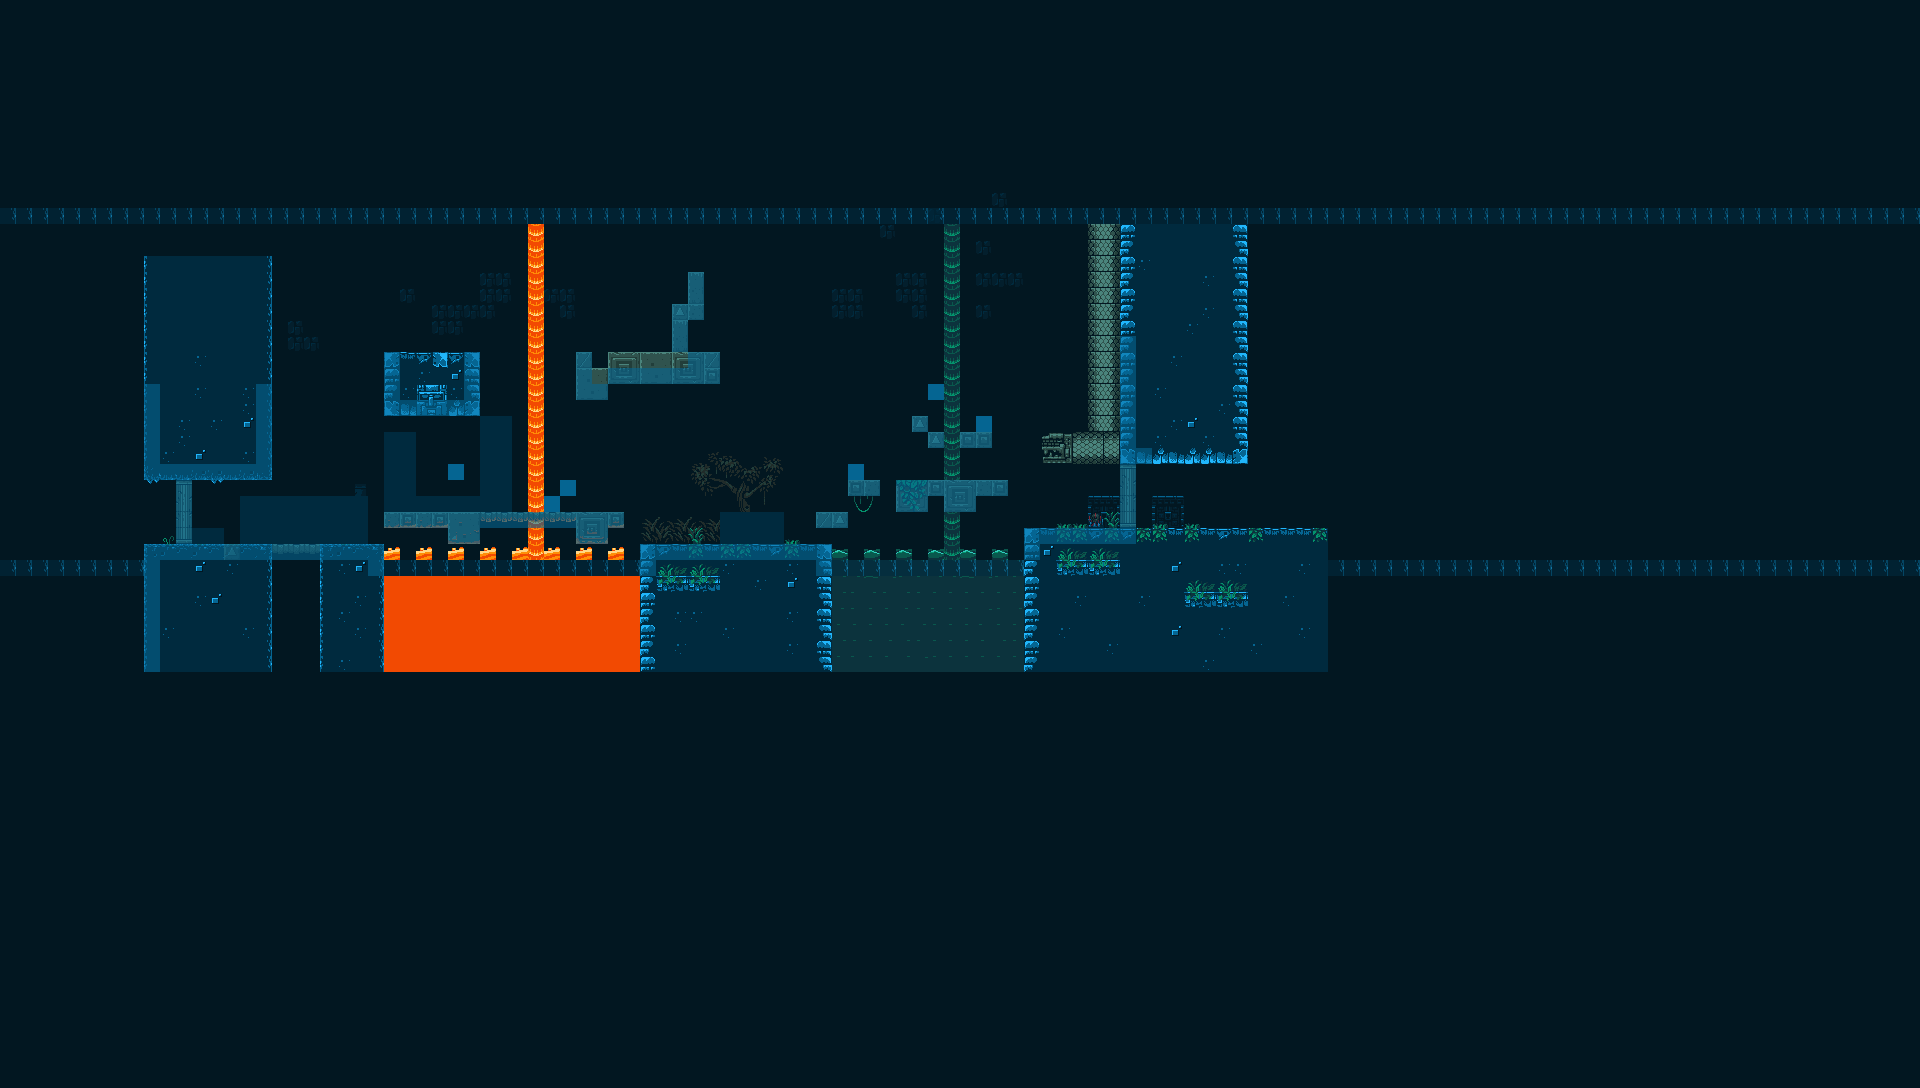

This game map was drawn from its Tiled (.tmx) file and the tilesets committed beside it. A one-line description and the trimmed map source follow:
An orthogonal 120x68 tile map with 16x16 px tiles, 8 tile layers (background, parallax, ground2, ground, ...), 2 tilesets.

<map version="1.0" orientation="orthogonal" renderorder="left-up" width="120" height="68" tilewidth="16" tileheight="16" nextobjectid="1">
 <tileset firstgid="1" name="environment-tiles" tilewidth="16" tileheight="16" tilecount="672" columns="42">
  <image source="environment-tiles.png" width="672" height="256" />
  <tile id="42">
   <properties>
    <property name="collider" type="bool" value="true" />
   </properties>
  </tile>
  <tile id="126">
   <properties>
    <property name="SLIME" type="bool" value="true" />
   </properties>
  </tile>
  <tile id="166">
   <properties>
    <property name="endLvl" type="bool" value="true" />
   </properties>
  </tile>
  <tile id="433">
   <properties>
    <property name="spawn" type="bool" value="true" />
   </properties>
  </tile>
  <tile id="588">
   <properties>
    <property name="COIN" type="bool" value="true" />
   </properties>
  </tile>
  <tile id="630">
   <properties>
    <property name="BAT" type="bool" value="true" />
   </properties>
  </tile>
 </tileset>
 <tileset firstgid="673" name="environment-background" tilewidth="16" tileheight="16" tilecount="280" columns="28">
  <image source="environment-background.png" width="448" height="160" />
 </tileset>
 <layer name="background" width="120" height="68">
  <data>[8160 cells, 8160 non-empty, 1 distinct tile ids]</data>
 </layer>
 <layer name="parallax" width="120" height="68">
  <data>[8160 cells, 43 non-empty, 2 distinct tile ids]</data>
 </layer>
 <layer name="ground2" width="120" height="68">
  <data>[8160 cells, 158 non-empty, 64 distinct tile ids]</data>
 </layer>
 <layer name="ground" width="120" height="68">
  <data>[8160 cells, 891 non-empty, 108 distinct tile ids]</data>
 </layer>
 <layer name="dead_zone" width="120" height="68">
  <data>[8160 cells, 0 non-empty, 0 distinct tile ids]</data>
 </layer>
 <layer name="logic" width="120" height="68" opacity="0.62">
  <properties>
   <property name="endLvl" type="bool" value="true" />
  </properties>
  <data>[8160 cells, 2 non-empty, 2 distinct tile ids]</data>
 </layer>
 <layer name="collisions" width="120" height="68" opacity="0.59">
  <properties>
   <property name="Navigation" type="int" value="1" />
  </properties>
  <data>[8160 cells, 355 non-empty, 3 distinct tile ids]</data>
 </layer>
 <layer name="enemies" width="120" height="68">
  <data>[8160 cells, 66 non-empty, 3 distinct tile ids]</data>
 </layer>
</map>
